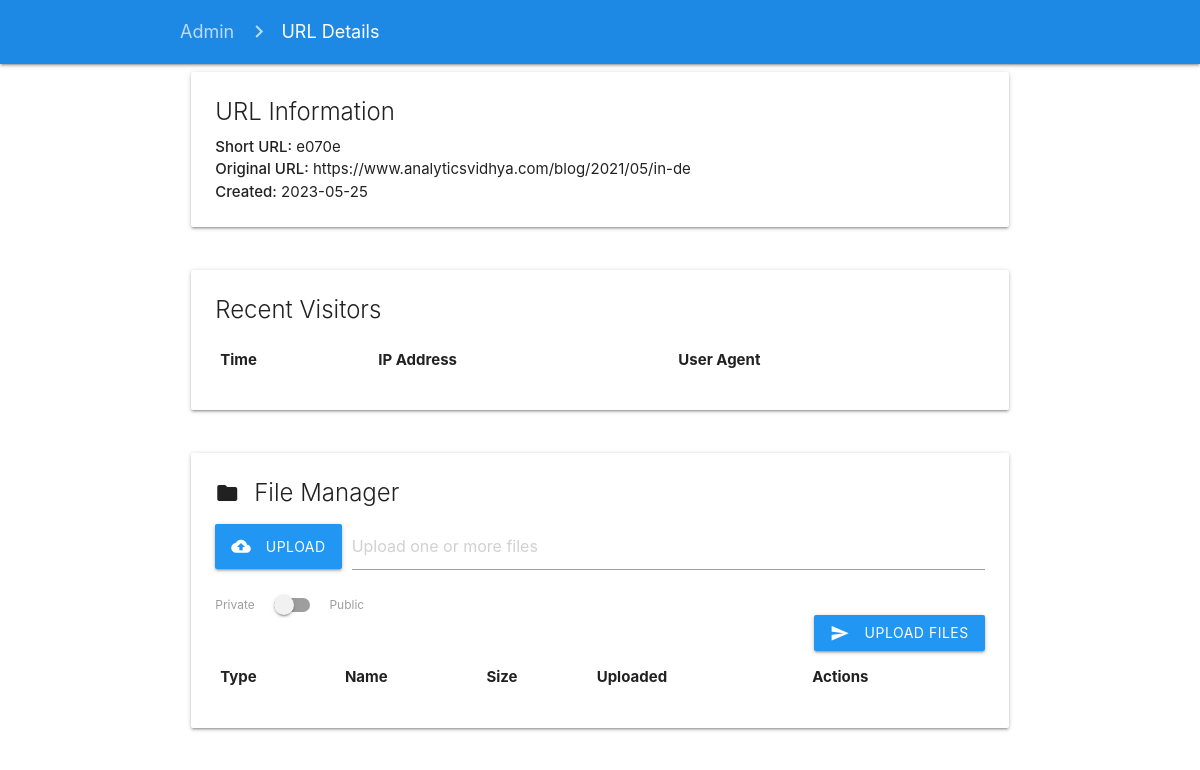
The page /htdcos/url_details.php?id=31 (signed in) on the database its author committed.
### tables this page shows
CREATE TABLE `urls` (
  `id` int(11) NOT NULL,
  `longurl` varchar(500) NOT NULL,
  `shorturl` varchar(30) NOT NULL,
  `time` date NOT NULL DEFAULT current_timestamp(),
  `is_custom` BOOLEAN DEFAULT FALSE,
  `custom_text` varchar(30) DEFAULT NULL,
  UNIQUE KEY `unique_shorturl` (`shorturl`),
  UNIQUE KEY `unique_custom` (`custom_text`)
);

### htdcos/url_details.php (the view, shortened to what this page needs)
<?php
require_once('db.php');
$url_id = isset($_GET['id']) ? (int)$_GET['id'] : 0;
$url_data = mysqli_fetch_assoc(mysqli_query($conn, "SELECT * FROM urls WHERE id = $url_id"));
?>
<!DOCTYPE html>
<html>
<head>
    <link rel="stylesheet" href="https://cdnjs.cloudflare.com/ajax/libs/materialize/1.0.0/css/materialize.min.css">
</head>
<body>
<nav class="blue darken-1">
    <div class="nav-wrapper container">
        <a href="admin.php" class="breadcrumb">Admin</a>
        <a href="#!" class="breadcrumb">URL Details</a>
    </div>
</nav>
<div class="container">
    <div class="row">
        <div class="col s12">
            <div class="card">
                <div class="card-content">
                    <span class="card-title">URL Information</span>
                    <p><strong>Short URL:</strong> <?php echo $url_data['shorturl']; ?></p>
                    <p><strong>Original URL:</strong> <?php echo $url_data['longurl']; ?></p>
                    <p><strong>Created:</strong> <?php echo $url_data['time']; ?></p>
                </div>
            </div>
        </div>
    </div>
    <div class="row">
        <div class="col s12">
            <div class="card">
                <div class="card-content">
                    <span class="card-title">Recent Visitors</span>
                    <table class="striped">
                        <thead>
                            <tr>
                                <th>Time</th>
                                <th>IP Address</th>
                                <th>User Agent</th>
                            </tr>
                        </thead>
                    </table>
                </div>
            </div>
        </div>
    </div>
    <div class="row">
        <div class="col s12">
            <div class="card">
                <div class="card-content">
                    <span class="card-title">
                        <i class="material-icons left">folder</i>
                        File Manager
                    </span>
                    <form action="upload.php" method="post" enctype="multipart/form-data" class="mb-4">
                        <div class="file-field input-field">
                            <div class="btn blue">
                                <span><i class="material-icons left">cloud_upload</i>Upload</span>
                            </div>
                            <div class="file-path-wrapper">
                                <input class="file-path validate" type="text" placeholder="Upload one or more files">
                            </div>
                        </div>
                        <div class="switch">
                            <label>
                                Private
                                <span class="lever"></span>
                                Public
                            </label>
                        </div>
                        <button class="btn waves-effect waves-light blue right" type="submit">
                            <i class="material-icons left">send</i>Upload Files
                        </button>
                    </form>
                    <div class="file-browser">
                        <table class="striped highlight">
                            <thead>
                                <tr>
                                    <th>Type</th>
                                    <th>Name</th>
                                    <th>Size</th>
                                    <th>Uploaded</th>
                                    <th>Actions</th>
                                </tr>
                            </thead>
                        </table>
                    </div>
                </div>
            </div>
        </div>
    </div>
</div>
</body>
</html>

### rows shown on the page
urls: shorturl "e070e", longurl "https://www.analyticsvidhya.com/blog/2021/05/in-de", time "2023-05-25"
